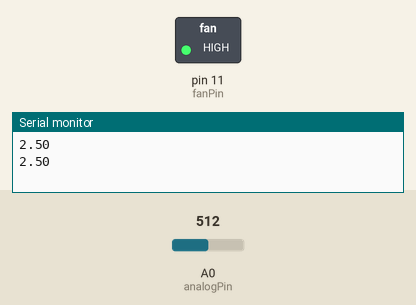
Recording of a sketch running on a simulated Arduino Uno, built with avr-gcc and run on an emulated ATmega328P. Parts: switched loads named in the sketch (green lamp = pin HIGH), the last lines printed to the serial monitor. The inputs (shaded band) are chosen by the test bench; at power-on: A0 (analogPin) = 512.

Above: at 1.8 s.
1.9 s: A0 (analogPin) set to 493
3.4 s: A0 (analogPin) set to 470
At 5.0 s:
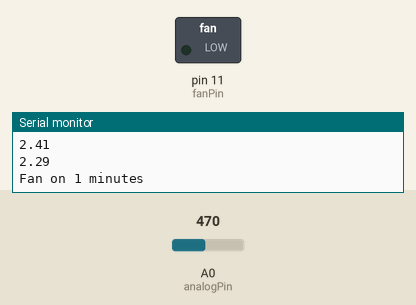
Timing chart, 0 to 6.5 s (numbered marks = the images above; inputs shaded):
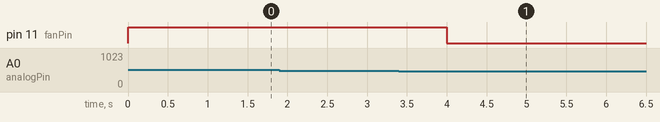

Measured:
- the behaviour switches between 486 and 485 on A0 (analogPin) (found by bisection; images 0 and 1)
- after the input at 3.4 s, pin 11 (fanPin): HIGH → LOW after 0.60 s

The sketch:

AutoLaptopCooler.ino
```cpp
int analogPin = 0;
int fanPin = 11;

void setup() {
  pinMode(fanPin, OUTPUT);
  Serial.begin(9600);
}

void loop() {
  int lightLevel = analogRead(analogPin);
  float voltage = lightLevel * (5.0 / 1024.0);
  Serial.println(voltage);

  /*
   * 34 -> 2.35
   * 30 -> 2.39
   * 27 -> 2.42
   */

  if (voltage < 2.37) {
    digitalWrite(fanPin, LOW);
    Serial.println("Fan on 1 minutes");
    delay(60000);
  } else {
    digitalWrite(fanPin, HIGH);
    delay(1000);
  }


}
```
